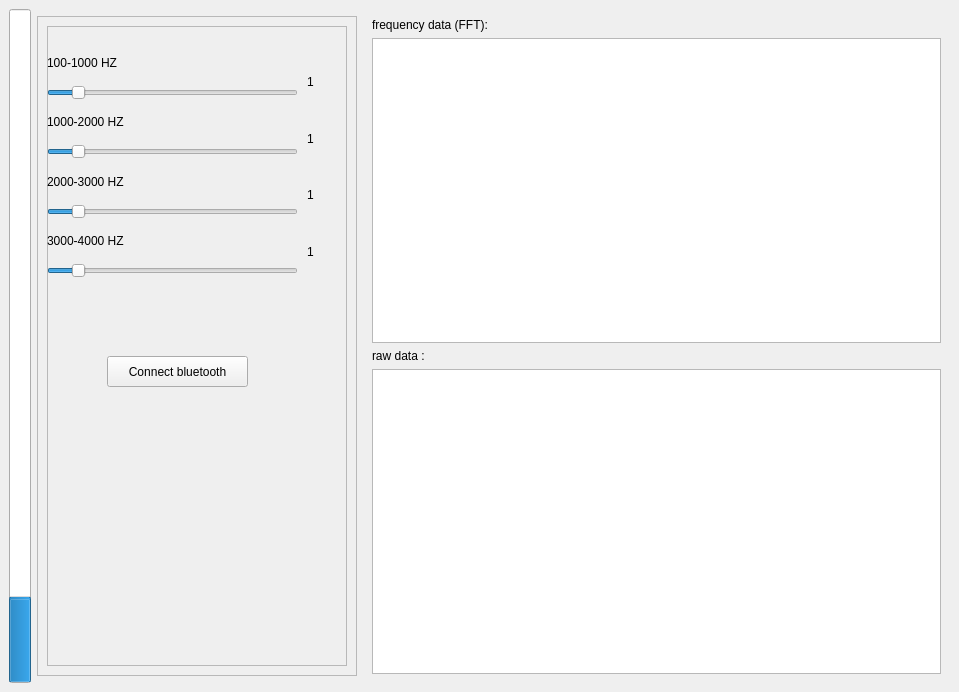
<?xml version="1.0" encoding="UTF-8"?>
<ui version="4.0">
 <class>MainWindow</class>
 <widget class="QMainWindow" name="MainWindow">
  <property name="geometry">
   <rect>
    <x>0</x>
    <y>0</y>
    <width>959</width>
    <height>692</height>
   </rect>
  </property>
  <property name="windowTitle">
   <string>Digital_Hearing aid</string>
  </property>
  <widget class="QWidget" name="centralwidget">
   <layout class="QHBoxLayout" name="horizontalLayout">
    <item>
     <widget class="QProgressBar" name="pbLevel">
      <property name="maximum">
       <number>1000</number>
      </property>
      <property name="value">
       <number>123</number>
      </property>
      <property name="textVisible">
       <bool>false</bool>
      </property>
      <property name="orientation">
       <enum>Qt::Vertical</enum>
      </property>
     </widget>
    </item>
    <item>
     <widget class="QFrame" name="frame_2">
      <property name="sizePolicy">
       <sizepolicy hsizetype="Fixed" vsizetype="Fixed">
        <horstretch>0</horstretch>
        <verstretch>0</verstretch>
       </sizepolicy>
      </property>
      <property name="minimumSize">
       <size>
        <width>320</width>
        <height>640</height>
       </size>
      </property>
      <property name="frameShape">
       <enum>QFrame::StyledPanel</enum>
      </property>
      <property name="frameShadow">
       <enum>QFrame::Raised</enum>
      </property>
      <layout class="QVBoxLayout" name="verticalLayout_3">
       <item>
        <widget class="QFrame" name="frame_3">
         <property name="minimumSize">
          <size>
           <width>200</width>
           <height>640</height>
          </size>
         </property>
         <property name="frameShape">
          <enum>QFrame::StyledPanel</enum>
         </property>
         <property name="frameShadow">
          <enum>QFrame::Raised</enum>
         </property>
         <widget class="QWidget" name="layoutWidget">
          <property name="geometry">
           <rect>
            <x>260</x>
            <y>30</y>
            <width>41</width>
            <height>221</height>
           </rect>
          </property>
          <layout class="QVBoxLayout" name="verticalLayout_5">
           <item>
            <widget class="QLabel" name="label_7">
             <property name="text">
              <string>1</string>
             </property>
            </widget>
           </item>
           <item>
            <widget class="QLabel" name="label_8">
             <property name="text">
              <string>1</string>
             </property>
            </widget>
           </item>
           <item>
            <widget class="QLabel" name="label_9">
             <property name="text">
              <string>1</string>
             </property>
            </widget>
           </item>
           <item>
            <widget class="QLabel" name="label_10">
             <property name="text">
              <string>1</string>
             </property>
            </widget>
           </item>
          </layout>
         </widget>
         <widget class="QWidget" name="layoutWidget">
          <property name="geometry">
           <rect>
            <x>0</x>
            <y>20</y>
            <width>251</width>
            <height>232</height>
           </rect>
          </property>
          <layout class="QVBoxLayout" name="verticalLayout_4">
           <item>
            <widget class="QLabel" name="label_3">
             <property name="text">
              <string>100-1000 HZ</string>
             </property>
            </widget>
           </item>
           <item>
            <widget class="QSlider" name="horizontalSlider">
             <property name="maximum">
              <number>1000</number>
             </property>
             <property name="singleStep">
              <number>1</number>
             </property>
             <property name="value">
              <number>100</number>
             </property>
             <property name="sliderPosition">
              <number>100</number>
             </property>
             <property name="orientation">
              <enum>Qt::Horizontal</enum>
             </property>
            </widget>
           </item>
           <item>
            <widget class="QLabel" name="label_4">
             <property name="text">
              <string>1000-2000 HZ</string>
             </property>
            </widget>
           </item>
           <item>
            <widget class="QSlider" name="horizontalSlider_2">
             <property name="maximum">
              <number>1000</number>
             </property>
             <property name="value">
              <number>100</number>
             </property>
             <property name="orientation">
              <enum>Qt::Horizontal</enum>
             </property>
            </widget>
           </item>
           <item>
            <widget class="QLabel" name="label_5">
             <property name="text">
              <string>2000-3000 HZ</string>
             </property>
            </widget>
           </item>
           <item>
            <widget class="QSlider" name="horizontalSlider_3">
             <property name="maximum">
              <number>1000</number>
             </property>
             <property name="value">
              <number>100</number>
             </property>
             <property name="orientation">
              <enum>Qt::Horizontal</enum>
             </property>
            </widget>
           </item>
           <item>
            <widget class="QLabel" name="label_6">
             <property name="text">
              <string>3000-4000 HZ</string>
             </property>
            </widget>
           </item>
           <item>
            <widget class="QSlider" name="horizontalSlider_4">
             <property name="maximum">
              <number>1000</number>
             </property>
             <property name="value">
              <number>100</number>
             </property>
             <property name="orientation">
              <enum>Qt::Horizontal</enum>
             </property>
            </widget>
           </item>
          </layout>
         </widget>
         <widget class="QPushButton" name="pushButton">
          <property name="geometry">
           <rect>
            <x>60</x>
            <y>330</y>
            <width>141</width>
            <height>31</height>
           </rect>
          </property>
          <property name="text">
           <string>Connect bluetooth</string>
          </property>
         </widget>
         <widget class="QLabel" name="label_11">
          <property name="geometry">
           <rect>
            <x>10</x>
            <y>390</y>
            <width>271</width>
            <height>171</height>
           </rect>
          </property>
          <property name="text">
           <string/>
          </property>
         </widget>
        </widget>
       </item>
      </layout>
     </widget>
    </item>
    <item>
     <widget class="QFrame" name="frame">
      <property name="frameShape">
       <enum>QFrame::NoFrame</enum>
      </property>
      <property name="frameShadow">
       <enum>QFrame::Plain</enum>
      </property>
      <layout class="QVBoxLayout" name="verticalLayout">
       <item>
        <widget class="QLabel" name="label">
         <property name="text">
          <string>frequency data (FFT):</string>
         </property>
        </widget>
       </item>
       <item>
        <widget class="PlotWidget" name="grFFT"/>
       </item>
       <item>
        <widget class="QLabel" name="label_2">
         <property name="text">
          <string>raw data :</string>
         </property>
        </widget>
       </item>
       <item>
        <widget class="PlotWidget" name="grPCM">
         <property name="minimumSize">
          <size>
           <width>200</width>
           <height>200</height>
          </size>
         </property>
        </widget>
       </item>
      </layout>
     </widget>
    </item>
   </layout>
  </widget>
 </widget>
 <customwidgets>
  <customwidget>
   <class>PlotWidget</class>
   <extends>QGraphicsView</extends>
   <header>pyqtgraph</header>
  </customwidget>
 </customwidgets>
 <resources/>
 <connections/>
</ui>
